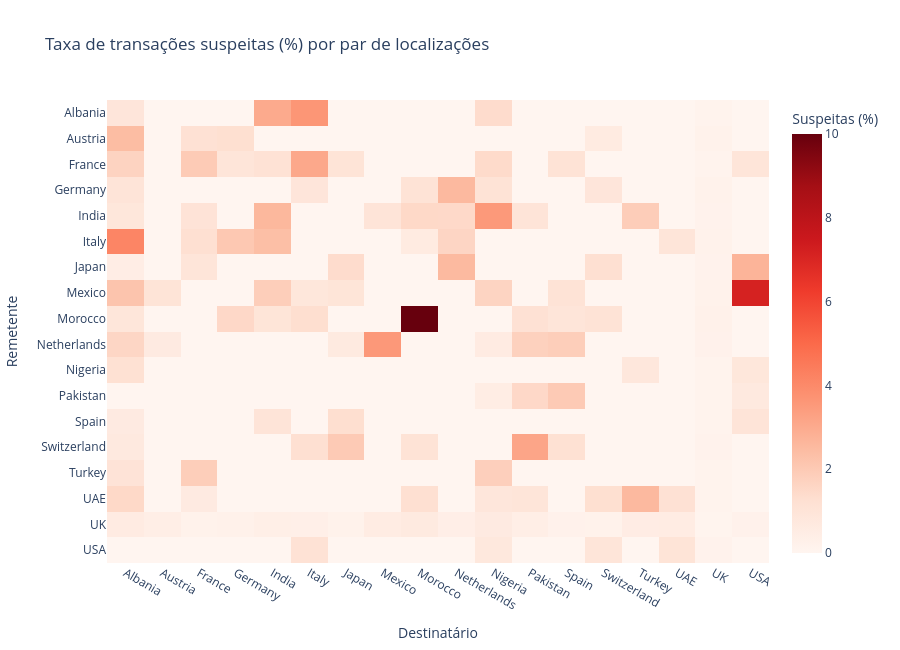

Notebook cell for this chart:
### Markdown cell above
#### Mapa de Calor: Taxa Suspeita por Localização do Remetente x Destinatário

### Code cell
matriz = (
    dataset.pivot_table(index="Sender_bank_location", columns="Receiver_bank_location",
                        values="Is_laundering", aggfunc="mean") * 100
)

fig = px.imshow(
    matriz, aspect="auto", color_continuous_scale="Reds",
    labels=dict(x="Destinatário", y="Remetente", color="Suspeitas (%)"),
    title="Taxa de transações suspeitas (%) por par de localizações",
)
fig.update_layout(template="plotly_white", height=650)
fig.show()

### Figure 1 — Plotly figure (JSON) as saved in the notebook; plotly's stock layout.template omitted (floating-point values rounded to 4 significant figures; data arrays with more than 128 entries replaced by an {"elided": "..."} marker saying what was removed)
{"data": [{"coloraxis": "coloraxis", "hovertemplate": "Destinatário: %{x}<br>Remetente: %{y}<br>Suspeitas (%): %{z}<extra></extra>", "name": "0", "type": "heatmap", "x": ["Albania", "Austria", "France", "Germany", "India", "Italy", "Japan", "Mexico", "Morocco", "Netherlands", "Nigeria", "Pakistan", "Spain", "Switzerland", "Turkey", "UAE", "UK", "USA"], "xaxis": "x", "y": ["Albania", "Austria", "France", "Germany", "India", "Italy", "Japan", "Mexico", "Morocco", "Netherlands", "Nigeria", "Pakistan", "Spain", "Switzerland", "Turkey", "UAE", "UK", "USA"], "yaxis": "y", "z": {"elided": "18x18 float values"}}], "layout": {"coloraxis": {"autocolorscale": false, "colorbar": {"title": {"text": "Suspeitas (%)"}}, "colorscale": [[0, "rgb(255,245,240)"], [0.125, "rgb(254,224,210)"], [0.25, "rgb(252,187,161)"], [0.375, "rgb(252,146,114)"], [0.5, "rgb(251,106,74)"], [0.625, "rgb(239,59,44)"], [0.75, "rgb(203,24,29)"], [0.875, "rgb(165,15,21)"], [1, "rgb(103,0,13)"]]}, "height": 650, "title": {"text": "Taxa de transações suspeitas (%) por par de localizações"}, "xaxis": {"anchor": "y", "domain": [0, 1], "title": {"text": "Destinatário"}}, "yaxis": {"anchor": "x", "autorange": "reversed", "domain": [0, 1], "title": {"text": "Remetente"}}}}
